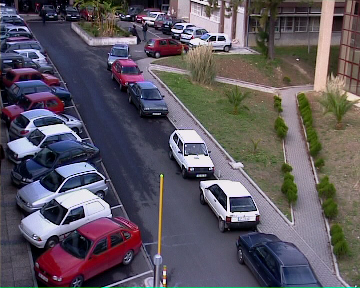
%> input picture labs/lab5/Pedestrian_dataBase/ped7c0000.tif, 360 x 288 px
$ octave --eval "result = detectObject(imread('../../labs/lab5/Pedestrian_dataBase/ped7c0000.tif'));"   (GNU Octave 9; MATLAB toolbox functions it lacks are replaced by stand-ins)
%> lines starting %> are read from the running program, lines starting %| are printed output that depends on the picture; in (x1, y1, x2, y2) boxes, pixels count from 0 and x2, y2 are one past the last pixel; in counts of white or black regions, pixels touching at a corner belong together; the program's own positions count from 1
function [pos, areas, sizeDect] = detectObject( originalImage )
%DETECTOBJECT Summary of this function goes here
%   Detailed explanation goes here

    thr = 30;
    minArea = 30;
    se = strel('disk',4);
    imgfr = originalImage;
%> imgfr is the input picture: size 288x360x3 uint8; mean R, G, B 93.2, 87.1, 96.1
    imgbk = imread('./frames/background.png');
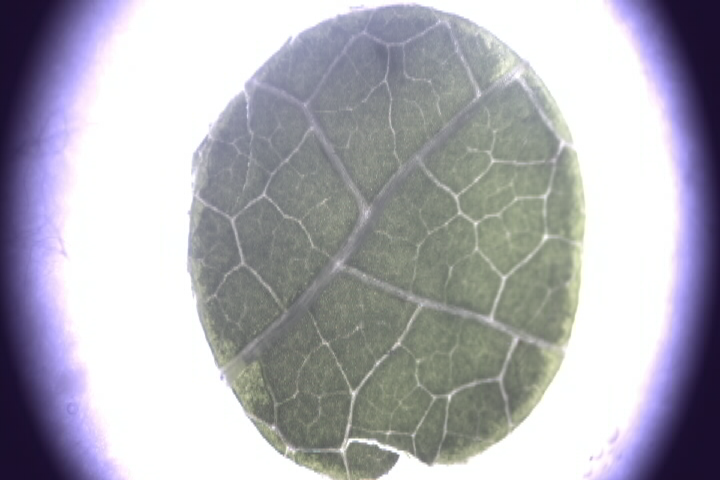
%> input picture 1work/functions/frames/background.png, 720 x 480 px
%> imgbk is the input picture: size 480x720x3 uint8; mean R, G, B 173.5, 172.7, 181
    %-1==========================================================================================
       normalizedThresholdValue = 0.40; % In range 0 to 1.
       %thresholdValue = normalizedThresholdValue * max(max(originalImage));

       binaryImage = im2bw(originalImage, normalizedThresholdValue);
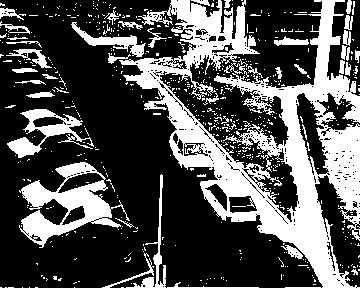
%> binaryImage: size 288x360 logical; 32% white; 615 white regions (569 under 20 px), largest, box (x1, y1, x2, y2) and area: (119, 0, 360, 288) 22319, (19, 162, 130, 248) 3518, (7, 109, 94, 158) 1355
    % Removing central objects to get background image with corners
    BGImage = imfill(binaryImage, 'holes');
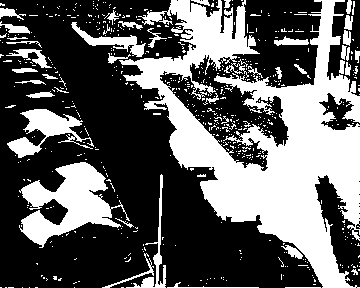
%> BGImage: size 288x360 logical; 37.5% white; 582 white regions (537 under 20 px), largest, box (x1, y1, x2, y2) and area: (119, 0, 360, 288) 27119, (19, 162, 130, 248) 4242, (7, 109, 94, 158) 1587
    % Applying background image as mask to remove corners and keep central
    % objects
    binaryImage(~BGImage) = 1;
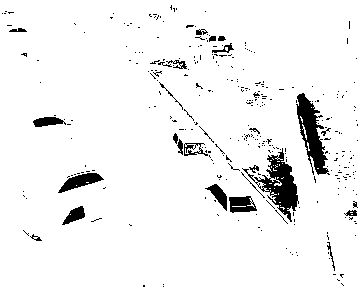
%> binaryImage: size 288x360 logical; 94.5% white; 327 black regions (300 under 20 px), largest, box (x1, y1, x2, y2) and area: (242, 148, 299, 222) 1326, (296, 93, 330, 175) 1223, (58, 173, 104, 193) 420
    %figure(2), imshow(binaryImage);

    bw = imclose(binaryImage,se);
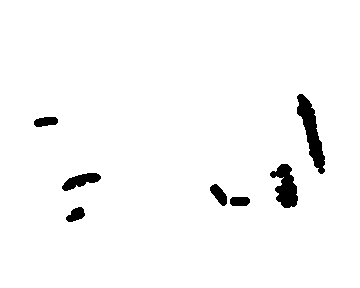
%> bw: size 288x360 logical; 97.3% white; 7 black regions, largest, box (x1, y1, x2, y2) and area: (297, 94, 325, 174) 962, (270, 164, 298, 208) 730, (62, 173, 101, 191) 376
    %figure(3), imshow(bw);
    bw = ~bw;
    %figure(4), imshow(bw);
    %-2==========================================================================================
%     imgdif = (abs(double(imgbk(:,:,1))-double(imgfr(:,:,1)))>thr) | ...
%         (abs(double(imgbk(:,:,2))-double(imgfr(:,:,2)))>thr) | ...
%         (abs(double(imgbk(:,:,3))-double(imgfr(:,:,3)))>thr);
%     bw = imclose(imgdif,se);
    %============================================================================================


    [lb num]=bwlabel(bw);
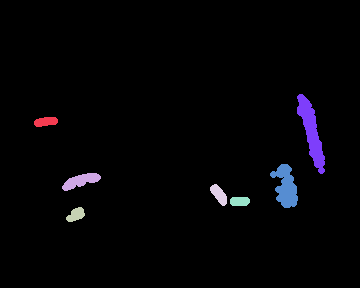
%> lb: size 288x360 double; 8 distinct labels, from 0 to 7; one colour per label, 0 black
%> num = 7
    mite = regionprops(lb,'area','FilledImage','Centroid');
%> mite = 7 regions; Area and Centroid: 962 [312.1 132.6], 730 [286.4 187.3], 376 [81.4 181.4], 212 [219.6 195.1], 187 [46.4 122.3], 183 [76.6 215.3], 165 [240.3 201.9]

    inds = find([mite.Area]>minArea);
%> inds = [1 2 3 4 5 6 7]


    pos = [];
    areas = [];
    sizeDect = [];
    for j=1:length(inds)
        [lin, col]= find(lb == inds(j));
        upLPoint = min([lin col]);
        dWindow  = max([lin col]) - upLPoint + 1;
        pos = [pos; upLPoint];
        areas = [areas; mite(j).Area];
        sizeDect = [sizeDect; dWindow];

    end
%> this loop made 7 passes
%> (pos, areas, sizeDect) on passes 1 to 5: ([118 35], 187, [10 24]), ([118 35; 174 63], [187; 376], [10 24; 18 39]), ([118 35; 174 63; 208 67], [187; 376; 183], [10 24; 18 39; 15 19]), ([118 35; 174 63; 208 67; 185 211], [187; 376; 183; 212], [10 24; 18 39; 15 19; 22 17]), ([118 35; 174 63; 208 67; 185 211; 198 231], [187; 376; 183; 212; 165], [10 24; 18 39; 15 19; 22 17; 9 20])
%> (upLPoint, dWindow, areas) on pass 7: ([95 298], [80 28], [187; 376; 183; 212; 165; 730; 962])
%> after the loop, pos = [118 35; 174 63; 208 67; 185 211; 198 231; 165 271; 95 298]; sizeDect = [10 24; 18 39; 15 19; 22 17; 9 20; 44 28; 80 28]
%> `result = detectObject(imread('../../labs/lab5/Pedestrian_dataBase/ped7..`: result has the same summary as pos in detectObject

    drawnow

end
